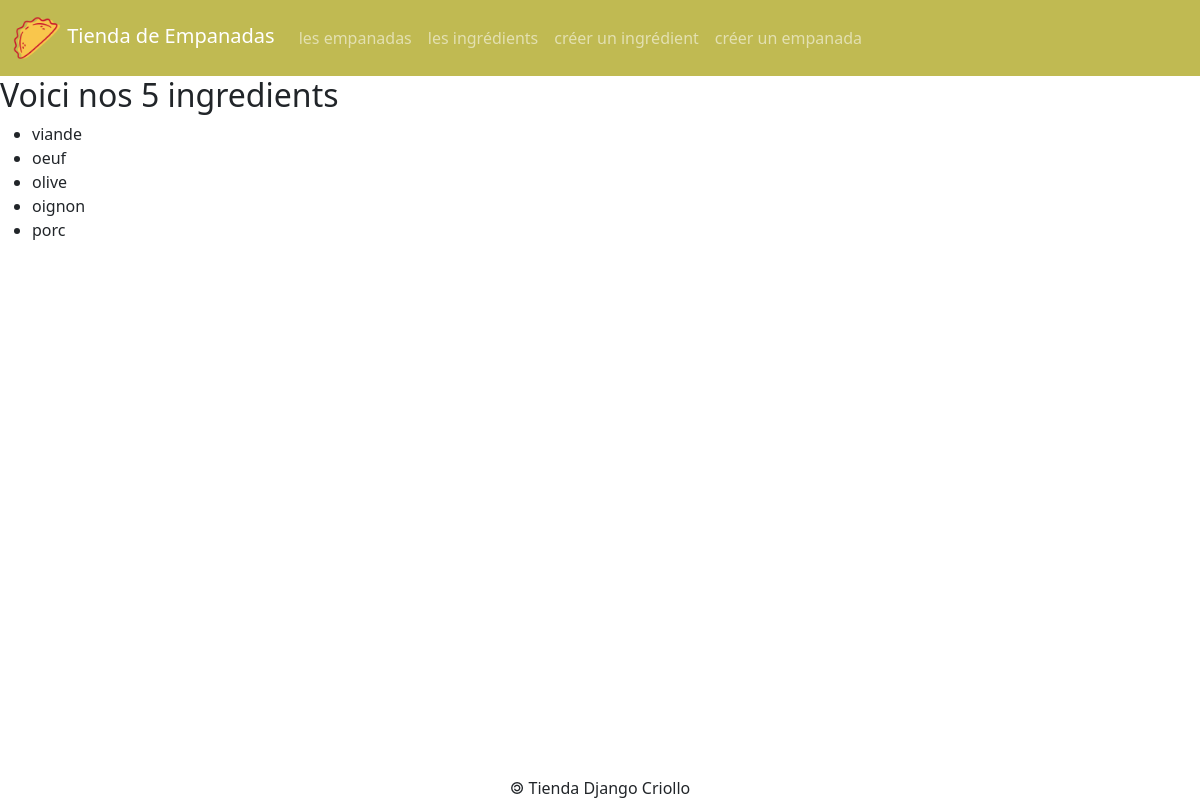
The page /ingredients/ on the database as committed earlier.
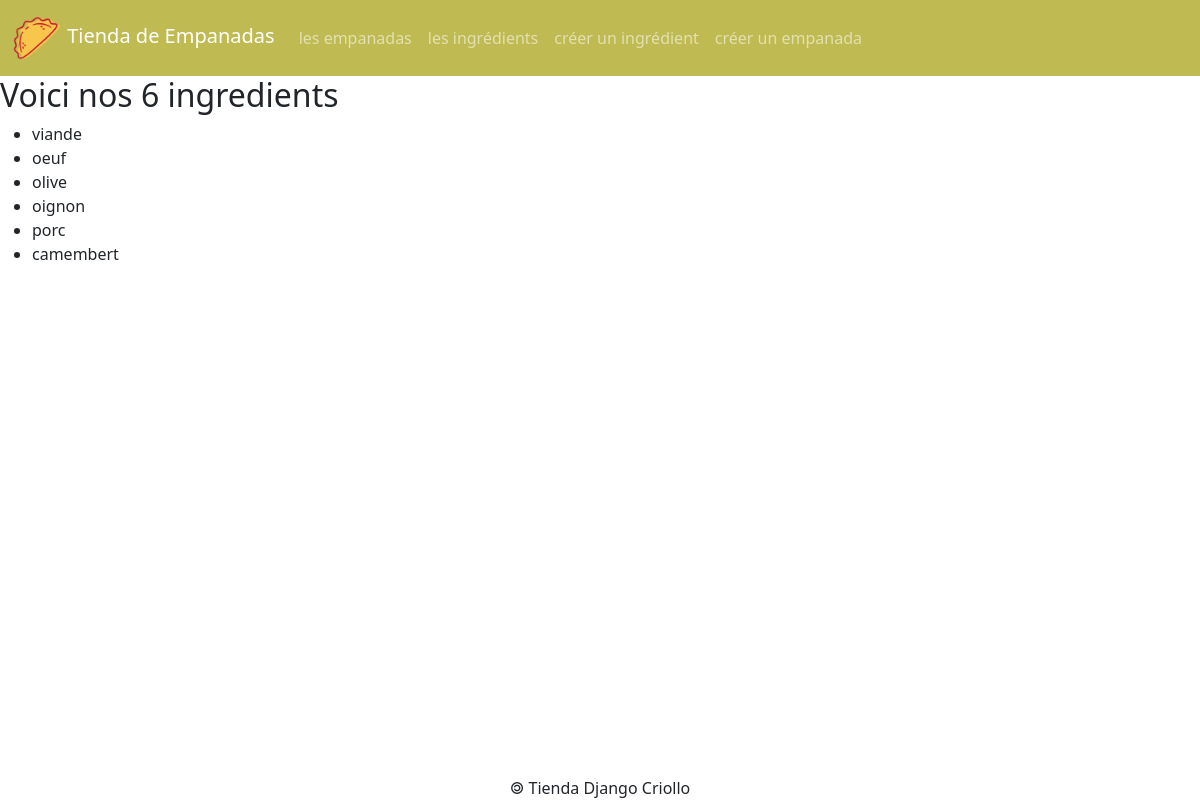
The same page on the database as committed later.
### empanadas/models.py (models this page shows)
class Ingredient(models.Model):
    idIngredient = models.AutoField(primary_key=True)
    nomIngredient = models.CharField(max_length=50)
    def __str__(self) :
        return self.nomIngredient

### empanadas/views.py (the view)
# urls.py: path('ingredients/', views.ingredients),
def ingredients(request):
    lesIngredients = Ingredient.objects.all()
    return render(
        request,
        'empanadas/ingredients.html',
        {'ingredients' : lesIngredients}
    )

### empanadas/templates/empanadas/ingredients.html
{% extends 'empanadas/base.html' %} {% block title %}les ingredients{%endblock%}
{% block main %}
<h2>Voici nos {{ingredients|length}} ingredients</h2>
<ul>
    {% for ing in ingredients %}
    <li>{{ing}}</li>
    {% endfor %}
</ul>
{% endblock %}

Rows that differ between the two databases and show on the page:
added Ingredient: nomIngredient "camembert"
Other text that changed with them:
{{ ingredients|length }}: "5" → "6"
